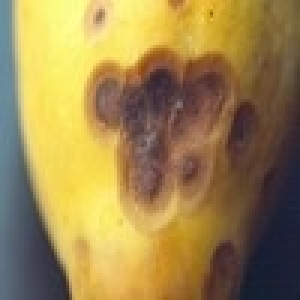
#> input picture DATA SET/Diseased/a0_a1.jpg, 100 x 100 px, found by its file name (shown 3 times larger); its folder holds only this picture in this run
$ jupyter execute --allow-errors otsu.ipynb
#> lines starting #> are read from the running program, lines starting #| are printed output that depends on the picture; after the words box and inside, x2 and y2 are one past the last pixel; in counts of white or black regions, pixels touching at a corner belong together
[cell 1]
import pandas as pd
import os
from skimage.transform import resize
from skimage.io import imread
import numpy as np
import matplotlib.pyplot as plt
from sklearn.model_selection import GridSearchCV
from skimage.filters import sobel
from sklearn.metrics import confusion_matrix, ConfusionMatrixDisplay
import seaborn as sns
from sklearn.metrics import accuracy_score, confusion_matrix, precision_score, recall_score,f1_score
from sklearn.metrics import mean_squared_error
from sklearn.decomposition import PCA
from sklearn.preprocessing import StandardScaler
from sklearn.model_selection import train_test_split
import cv2
from scipy import ndimage
from sklearn.metrics import accuracy_score
from sklearn.metrics import classification_report
from sklearn.metrics import accuracy_score, confusion_matrix, precision_score, recall_score,f1_score

[cell 2]
Categories=['Diseased','Healthy']
flat_data_arr=[] #input array
target_arr=[] #output array
datadir='C:/Users/vivek/Downloads/Final Year Project/Project/DATA SET/'
#datadir='D:/SIoT/dataset/Augmented_DataSet/AugmentedSet_320px/trail_dataset_ac_healthy_copy/'
#datadir='D:/SIoT/dataset/Augmented_DataSet/AugmentedSet_320px/trail_dataset_ac_healthy_pddb/'
#path which contains all the categories of images
for i in Categories:

    print(f'loading... category : {i}')
    path=os.path.join(datadir,i)
    for img in os.listdir(path):
        img_array=imread(os.path.join(path,img))
#> img_array is the input picture: shape (100, 100, 3); mean R, G, B 157.5, 133.1, 78.1
        img_gray = cv2.cvtColor(img_array, cv2.COLOR_BGR2GRAY)
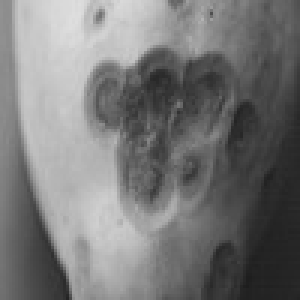
#> img_gray: shape (100, 100) (shown 3 times larger); min 29, max 222, mean 119.4
        img_gray = cv2.GaussianBlur(img_gray, (7, 7), 0)
        # [6 lines of commented-out code are left out]

        ret, thresh1 = cv2.threshold(img_gray, 127, 255, cv2.THRESH_BINARY + cv2.THRESH_OTSU)
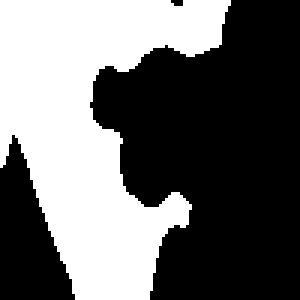
#> thresh1: shape (100, 100) (shown 3 times larger); 41.8% white; 1 white region, box (x1, y1, x2, y2) and area: (0, 0, 77, 100) 4177
#> ret = 127
        img_resize=resize(thresh1,(32,32))
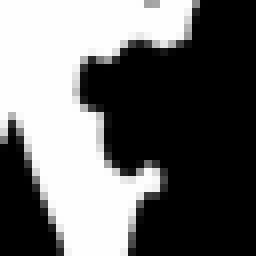
#> img_resize: shape (32, 32) float64 (shown 8 times larger); min 0, max 1, mean 0.418
        #edge_image = sobel(result_image) # apply the filter
        #img_resize=resize(img_resize,(32,32,3))
        flat_data_arr.append(img_resize.flatten())
        target_arr.append(Categories.index(i))
    print(f'loaded category:{i} successfully')
#> pass 2 of the loop `for i in Categories:`:
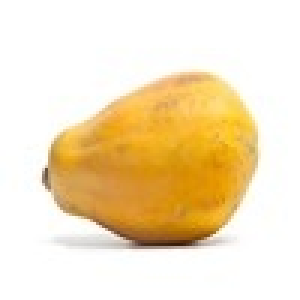
#> input picture DATA SET/Healthy/a0_1 (16).jpg, 100 x 100 px, found by its file name (shown 3 times larger)
#> img_array is the input picture: shape (100, 100, 3); mean R, G, B 244, 225.9, 192.3
#> `ret, thresh1 = cv2.threshold(img_gray, 127, 255, cv2.THRESH_BINARY + c..`:
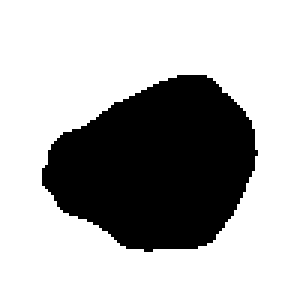
#> thresh1: shape (100, 100) (shown 3 times larger); 70.1% white; 1 black region, box (x1, y1, x2, y2) and area: (14, 25, 86, 84) 2988
#> ret = 195
#> `img_resize=resize(thresh1,(32,32))`:
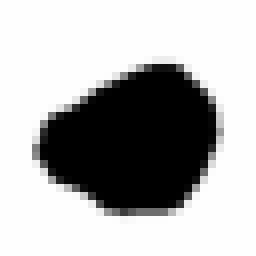
#> img_resize: shape (32, 32) float64 (shown 8 times larger); min 0, max 1, mean 0.701
flat_data=np.array(flat_data_arr)
target=np.array(target_arr)
df=pd.DataFrame(flat_data) #dataframe
#> df = table of 2 rows and 1024 columns
df['Target']=target
x=df.iloc[:,:-1] #input data
#> x = table of 2 rows and 1024 columns
y=df.iloc[:,-1]

 #output data
#x_train,x_test,y_train,y_test=train_test_split(x,y,test_size=0.20,random_state=77,stratify=y)

print("x:",x.shape)
#| x: (2, 1024)
print("y:",y.shape)
#| y: (2,)
# print("result_image:",result_image.shape)

# print("flatdata:",flat_data.shape)
#> (the rest of this cell did not finish here and is left out)
